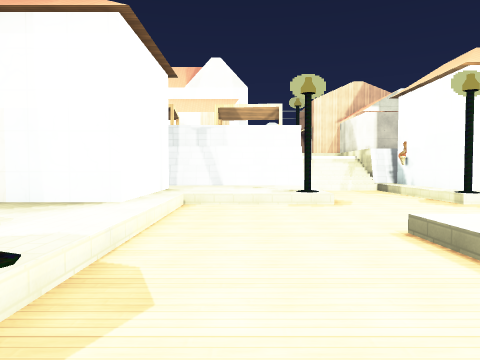
[1] (above)

24 first-person views from a walk through a Godot game level. The camera is 1.5 m above the floor, tilts 2° down and sees 70° across. The floor is counted in squares, 2 m on a side. Each view is taken from the middle of a square. On the plan, view 1 faces up. The plan holds only what a view shows up to about 11 squares ahead; the rest is blank. The place goes on beyond the plan. Flat picture figures and markers are left out. Some surface patterns are stand-ins.

[2]
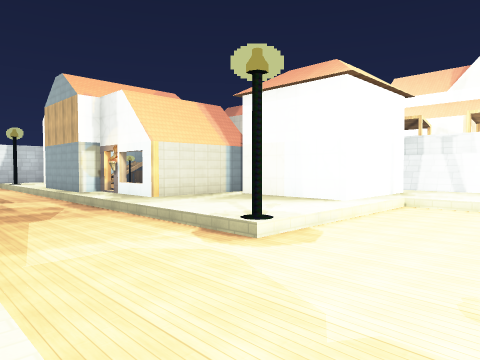

[3]
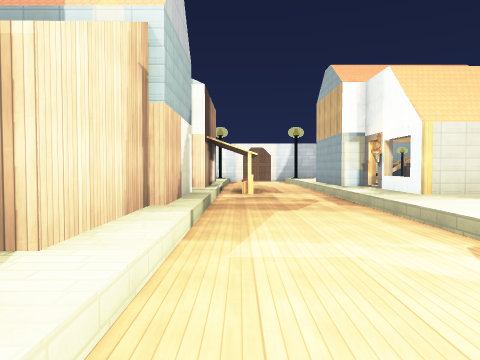

[4]
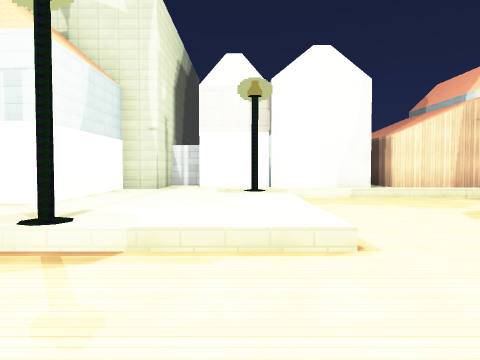

[5]
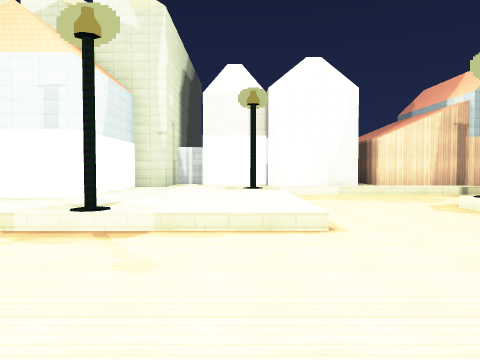

[6]
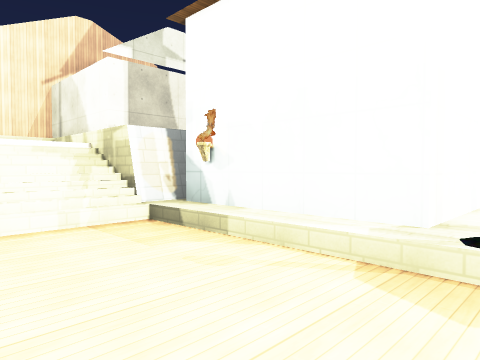

[7]
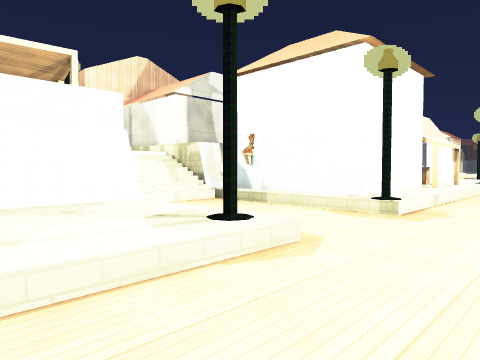

[8]
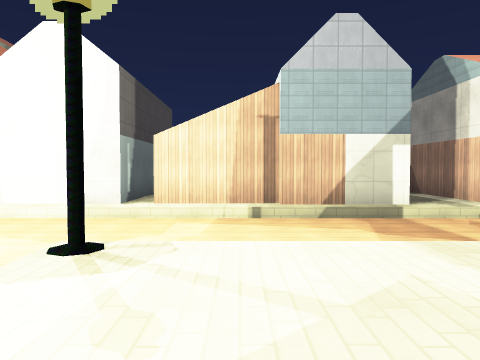

[9]
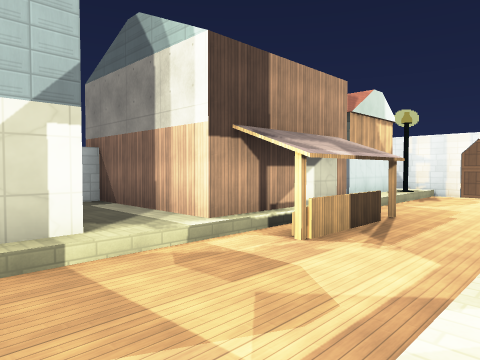

[10]
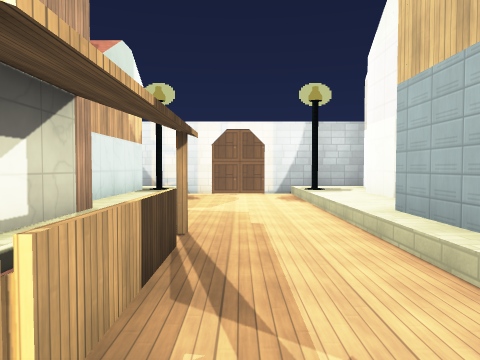

[11]
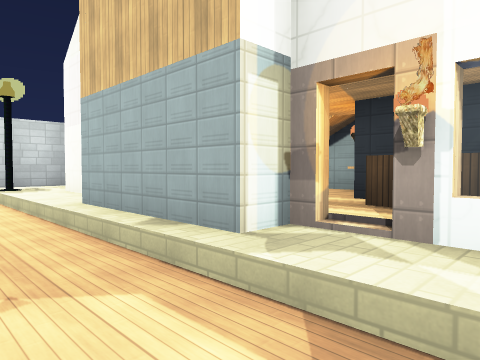

[12]
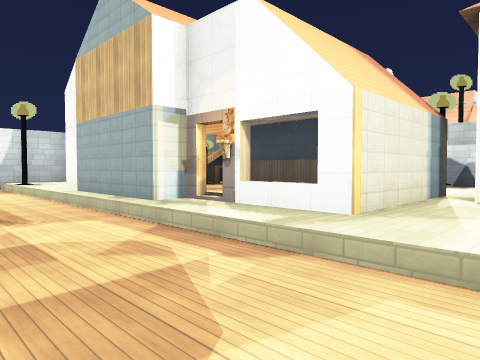

[13]
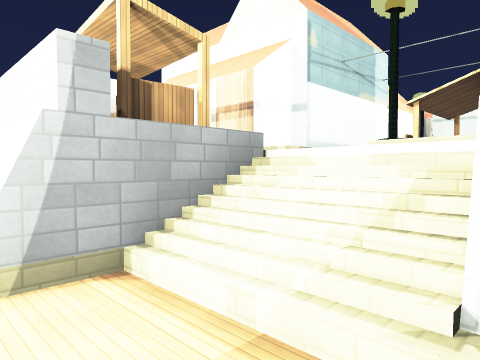

[14]
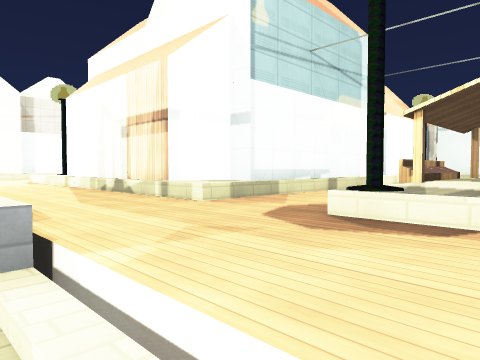

[15]
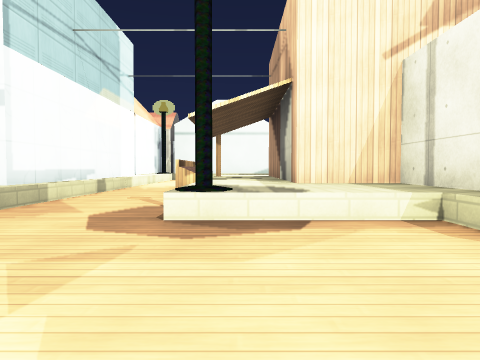

[16]
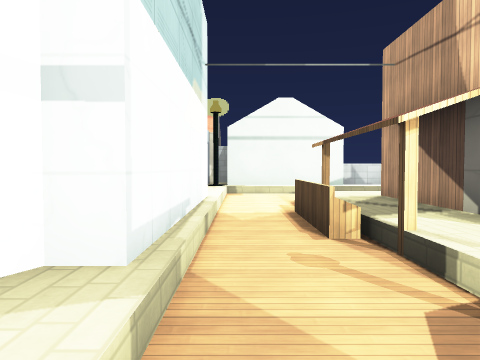

[17]
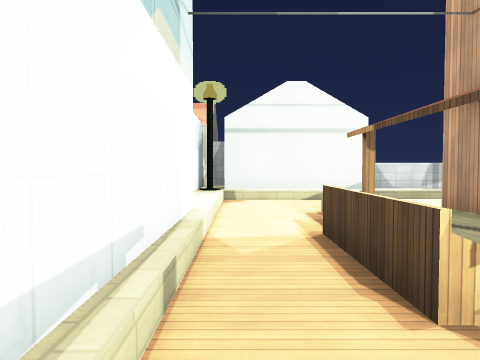

[18]
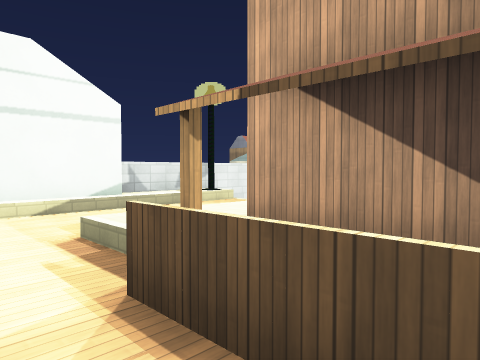

[19]
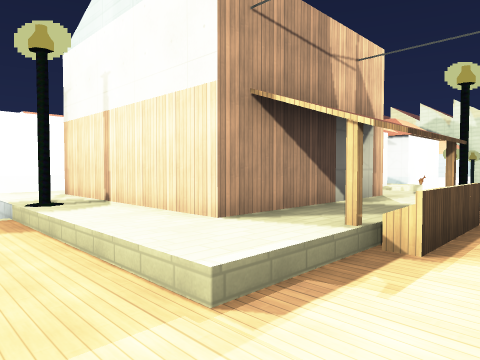

[20]
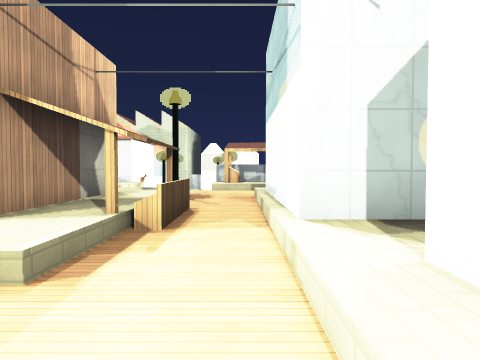

[21]
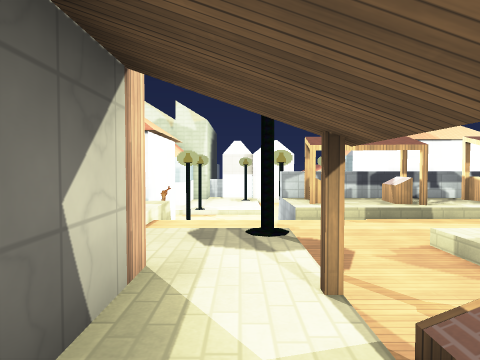

[22]
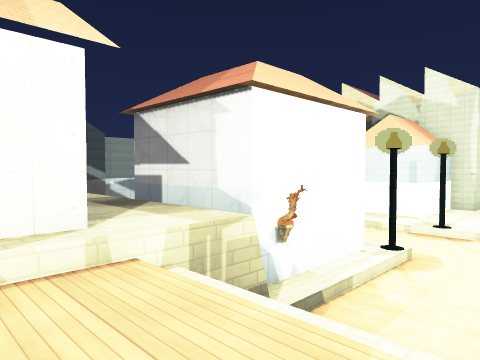

[23]
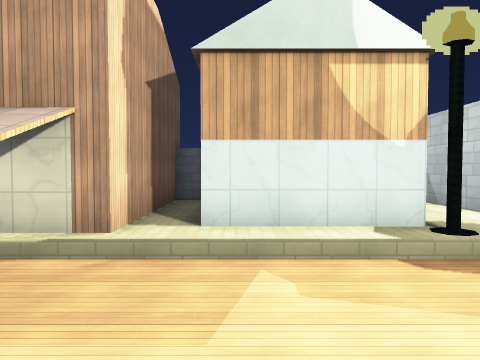

[24]
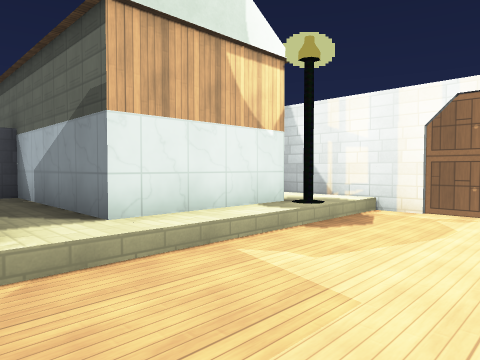

### Floor plan
Key: @ floor where view 1 was taken; # wall or solid block; . main floor; : floor 0.5 m higher than the main floor; + floor 2.5 m higher than the main floor; * floor 3 m higher than the main floor; / step, stairs or slope; = window, fence, low wall or low ledge; ^ raised ledge; S streetlight; T torch; O other object.
Columns run from 19 left of view 1 to 7 right of it. Each row starts with its distance up from view 1.
 26                    #####^^#
 25                    S+++++S/
 24                   ##++++++
 23                   #*++///S/
 22                   **++*****
 21                   ##+#*####
 20                    #+^*#
 19                    #+^*#
 18                    #++*##
 17                   ##++**#
 16            +S*#####*++S*#
 15            +++++++++++++#
 14                +++++++++###
 13                   #**///***
 12                  ###^#//===
 11             ^=  ######..O#
 10             O:   ::::/..:#
  9              :   ::::/..:#
  8              :   #::S/..:##
  7              :   #////..S//
  6        ###   #####/........
  5         # #  #::::/........
  4  ##       #^^ ::::/..///S//
  3  #::##    #T=#::::/../:::::
  2  #S::::# ##:::::::S../:::##
  1 ##.................../:::#
  0 #..................@./:::#
 -1 ##.....#==#........../S::#
 -2  #SS:::####::###::::::::##
 -3  #####:#  #::  ###:######
 -4      #:#  #::    #:#
 -5      #:#  #:       #
 -6      ###  ##

Positions as (right, up) in squares from view 1, and headings:
1: (0, 0), facing up
2: (2, -2), facing up-left
3: (1, -1), facing left
4: (3, 7), facing down
5: (3, 8), facing down
6: (2, 7), facing up-right
7: (-1, 5), facing up-right
8: (-3, 5), facing down
9: (-5, 2), facing down-left
10: (-8, 0), facing left
11: (-7, 0), facing up-left
12: (-4, -1), facing up-left
13: (5, 10), facing up-left
14: (4, 13), facing up-left
15: (3, 13), facing up
16: (1, 15), facing up
17: (1, 17), facing up
18: (1, 19), facing up-right
19: (1, 24), facing down-right
20: (1, 25), facing down
21: (3, 20), facing down
22: (2, 15), facing down-right
23: (-14, 2), facing down
24: (-12, 1), facing down-left
